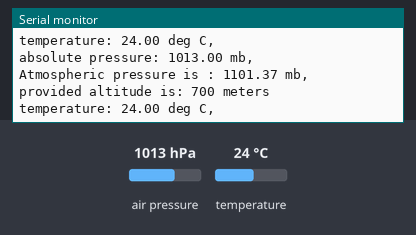
Bench run of a sketch on a simulated Arduino Uno, built with avr-gcc and run on an emulated ATmega328P. On the bench: the last lines printed to the serial monitor. The inputs (shaded band) are chosen by the test bench; at power-on: air pressure 1013 hPa, temperature 24 °C.

Above: at 8.8 s.
8.9 s: air pressure set to 952 hPa
At 10.2 s:
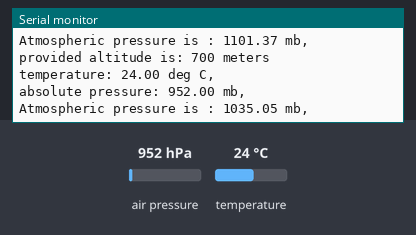
16.4 s: temperature set to 12 °C
At 21.8 s:
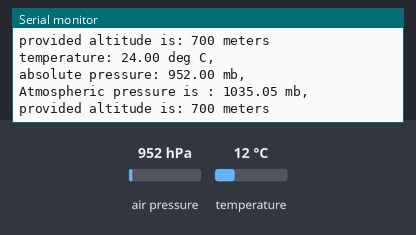
23.9 s: air pressure set to 975 hPa
At 30.8 s:
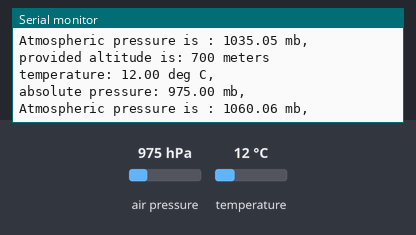
Timing chart, 0 to 32.3 s (numbered marks = the images above; inputs shaded):
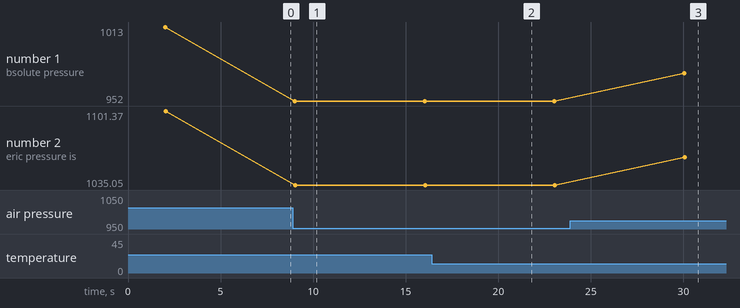

The sketch:

Barometric_Pressure_sensor.ino
```cpp
/* Sample code-1 */
/* Finding pressure using Barometric Pressure sensor(Warning:- Connect vcc pin of sensor to 3.3 v of Arduino
) */
/* Barometer Altitude for Nashik is 700meter */

#include <SFE_BMP180.h>
#include <Wire.h>
#define ALTITUDE 700.0
SFE_BMP180 pressure; //  SFE_BMP180 object, here called "pressure":

void setup()
{
  Serial.begin(9600);
  if (pressure.begin())
  {
    Serial.println("BMP180 init success");
  }
  else
  {
    Serial.println("BMP180 init fail\n\n");
    while (1);                             // Pause forever.
  }
}

void loop()
{
  char status;
  double T, P, p0, a, p1;

  // Printing ALTITUDE in Meters
  Serial.println();
  Serial.print("provided altitude is: ");
  Serial.print(ALTITUDE, 0);
  Serial.println(" meters ");
  // You must first get a temperature measurement to perform pressure reading.
  // finding and Printing Temperature & Absolute Pressure
  status = pressure.startTemperature();
  if (status != 0)
  {
    // Wait for the measurement to complete:
    delay(1000);
    status = pressure.getTemperature(T);
    if (status != 0)
    {
      // Print out the measurement:
      Serial.print("temperature: ");
      Serial.print(T, 2);
      Serial.println(" deg C, ");
      // Start a pressure measurement:
      // The parameter is the oversampling setting, from 0 to 3 (highest res, longest wait).
      // If request is unsuccessful, 0 is returned.
      status = pressure.startPressure(3);
      if (status != 0)
      {

        delay(1000);// Wait for the measurement to complete:
        status = pressure.getPressure(P, T);
        if (status != 0)
        {
          // Print out the measurement:
          Serial.print("absolute pressure: ");
          Serial.print(P, 2);
          Serial.println(" mb, ");

          Serial.print("Atmospheric pressure is : ");
          p1 = P / pow((1 - (ALTITUDE / 44330)), 5.255);
          Serial.print(p1, 2);
          Serial.println(" mb, ");
        }
        else Serial.println("error retrieving pressure measurement\n");
      }
      else Serial.println("error starting pressure measurement\n");
    }
    else Serial.println("error retrieving temperature measurement\n");
  }
  else Serial.println("error starting temperature measurement\n");
  delay(5000);  // Pause for 5 seconds.
}
```

Measured:
- after the input at 8.9 s, the serial monitor: prints a new line after 0.11 s (image 1)
- after the input at 23.9 s, the serial monitor: prints a new line after 6.1 s (image 3)
- plotted number 1: 1013 → 952 after the input at 8.9 s, 952 → 975 after the input at 23.9 s
- plotted number 2: 1101.37 → 1035.05 after the input at 8.9 s, 1035.05 → 1060.06 after the input at 23.9 s
